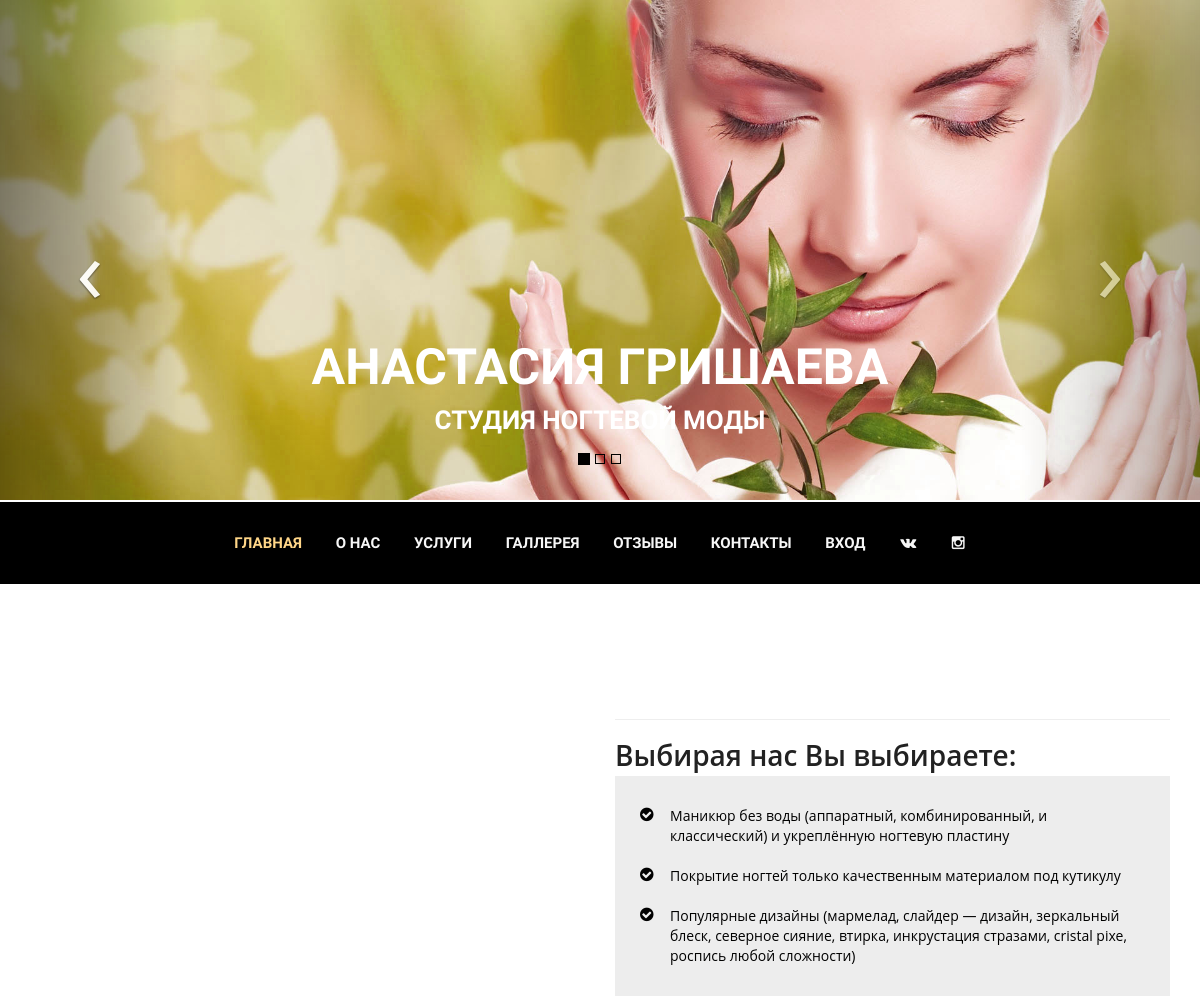
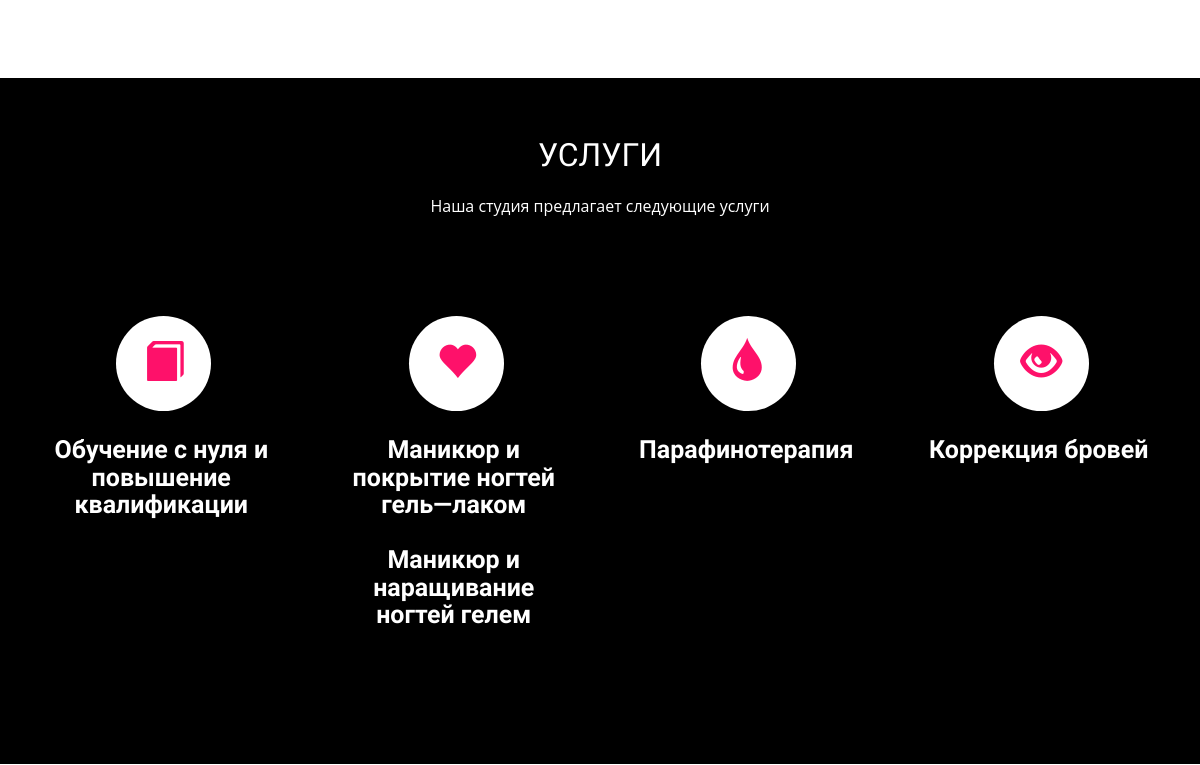
/ (upper part), run on an earlier commit of the app's database (2 pictures, top to bottom).
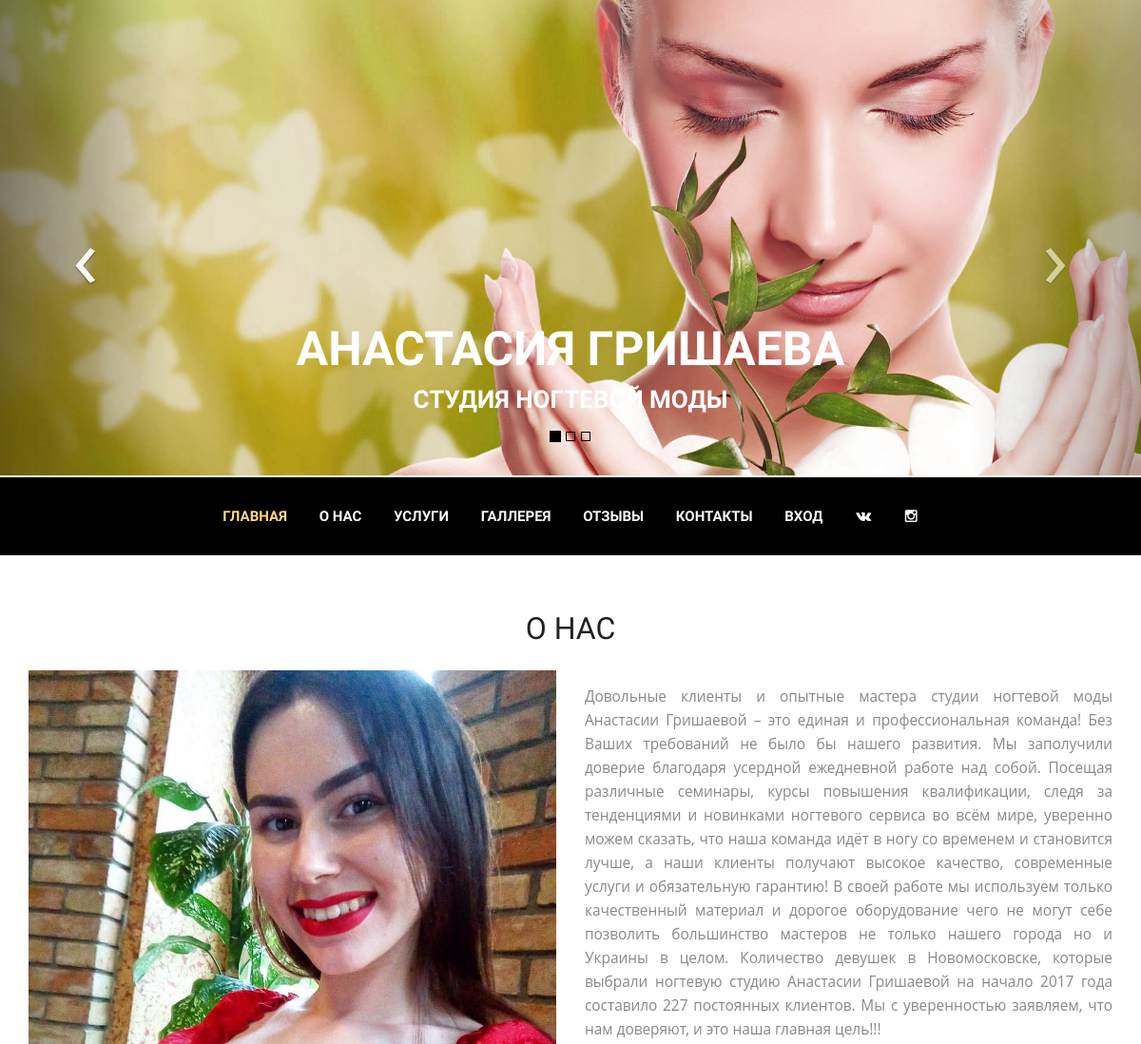
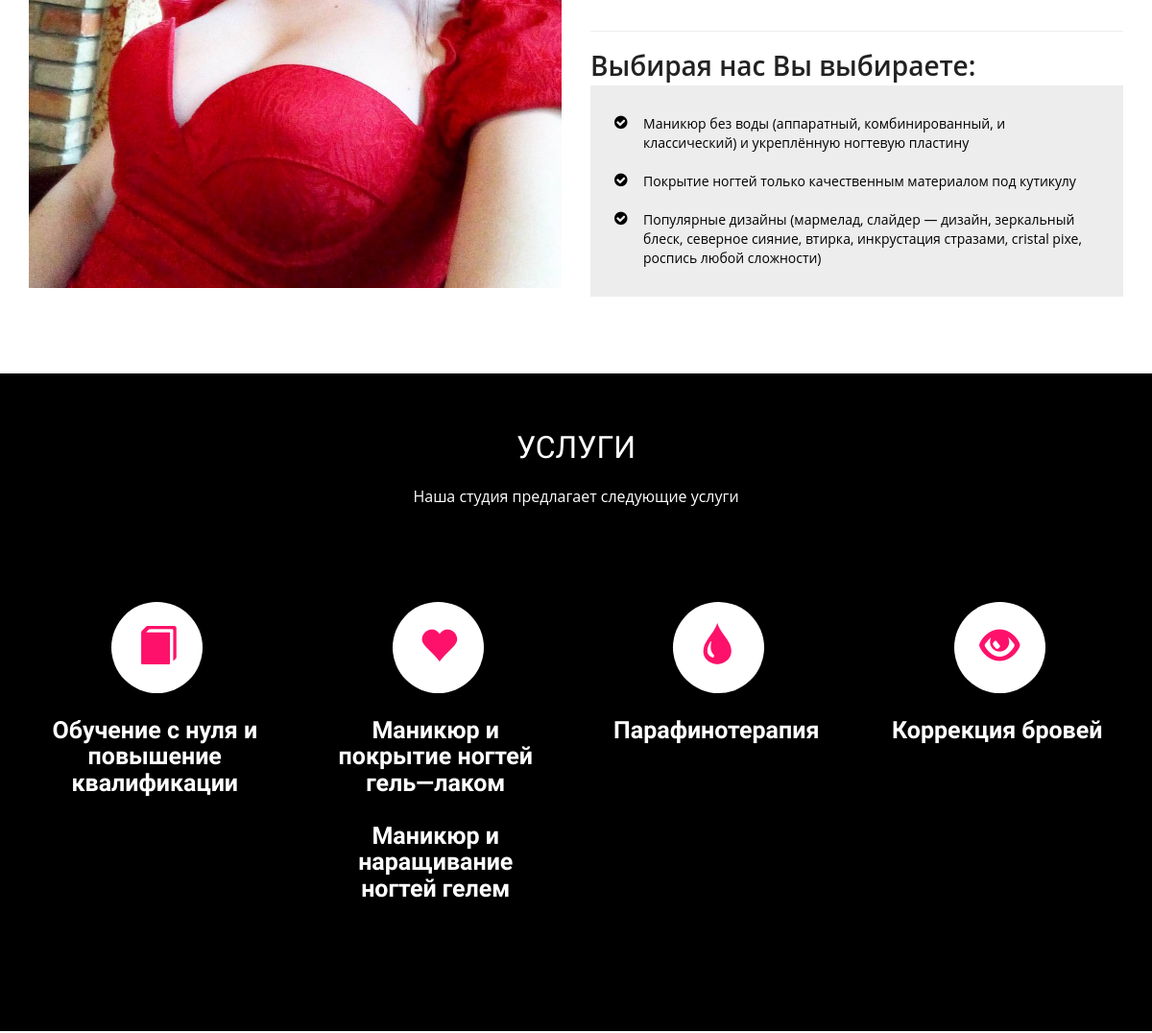
And on a later commit of the database (2 pictures, top to bottom).
### gallery/models.py (models this page shows, shortened)
class HeadImage(models.Model):
    image = models.ImageField(verbose_name="Изображение", upload_to="photos")
    title = models.CharField(verbose_name='Название', max_length=50)
    description = models.CharField(blank=True, verbose_name="Краткое описание", max_length=250,  null=True)
    class Meta:
        verbose_name = "Изображение в карусели"
        verbose_name_plural = "Изображения в карусели"

### landing/models.py (models this page shows, shortened)
class Address(models.Model):
    city = models.CharField(max_length=100, verbose_name='Город')
    street = models.CharField(max_length=100, verbose_name='Улица')
    building = models.CharField(max_length=100, verbose_name='Здание/дом')
    additional = models.CharField(blank=True, max_length=200, verbose_name='Дополнительая информация')
    office = models.CharField(max_length=250, verbose_name='Офис')
    phone = models.CharField(max_length=25, verbose_name='Телефон', unique=True)
    map_latitude = models.FloatField(blank=True, help_text='Для карты', null=True, verbose_name='Широта')
    map_longitude = models.FloatField(blank=True, help_text='Для карты', null=True, verbose_name='Долгота')
    vk = models.CharField(blank=True, max_length=250, null=True, verbose_name="VK")
    instagram = models.CharField(blank=True, null=True, max_length=250, verbose_name="Instagram")
    class Meta:
        verbose_name_plural = 'Адреса'
        verbose_name = 'Адрес'

class Section(models.Model):
    title = models.CharField(max_length=100, verbose_name='Заголовок')
    image = models.ImageField(blank=True, null=True, verbose_name='Изображение', upload_to='section')
    content = models.TextField(verbose_name='Содержимое раздела')
    class Meta:
        verbose_name_plural = 'Разделы'
        verbose_name = 'Раздел'

### landing/views.py (the view)
# urls.py: url(r'^$', views.landing, name='landing'),
def landing(request):
    if request.is_ajax():
        return JsonResponse({'status': 'error',
                             'user': 'nobody',
                             'message': "Don't support ajax request"})
    photos = list(Photo.objects.all())
    shuffle(photos)
    comments = list(FeedBack.objects.filter(checked=True))
    shuffle(comments)
    head_images = HeadImage.objects.all()
    order_form = OrderForm()
    if request.user.is_authenticated():
        last = Order.objects.order_by('-timestamp').filter(client=request.user).filter(phone__isnull=False).first()
        if last:
            order_form = OrderForm(initial={'phone': last.phone})
    context = {  # "form_client": form_client,
        'address' : Address.objects.first(),
        'about': Section.objects.first(),
        "login_form": AuthenticationForm(),
        'register_form': UserFormView(),
        'order_form': order_form,
        'feedback_form': FeedBackForm(),
        'head_images': head_images,
        'photos': photos[:8],
        "comments": comments[:5]}
    return render(request, 'landing/index.html', context)

### orders/models.py (called while the page is built)
    def __str__(self):
        return "Мастер: {} {} тел: {}".format(self.first_name, self.last_name, self.phone)

### templates/landing/index.html (shortened to what this page needs)
{% extends "base.html" %}
{% load staticfiles %}
{% load crispy_forms_tags %}
{% load thumbnail %}
{% block content %}
    {% include "include/carousel.html" %}
    {% include "include/header.html" %}
    {% include "include/about.html" %}
    {% include "include/service.html" %}
{% endblock %}

### templates/base.html (shortened to what this page needs)
<!doctype html>
{% load staticfiles %}
{% load crispy_forms_tags %}
<html lang="{{ LANGUAGE_CODE }}">
<head>
    <link rel="stylesheet" href="{% static 'landing/css/bootstrap.min.css' %}">
    <link rel="stylesheet" href="{% static 'landing/css/bootstrap-datetimepicker.min.css' %}">
    <link rel="stylesheet" href="{% static "landing/js/fancybox/jquery.fancybox.css" %}" type="text/css"
          media="screen"/>
    <link href="{% static "landing/css/font-awesome.css" %}" rel="stylesheet" type="text/css">
    <link href="{% static "landing/css/animate.css" %}" rel="stylesheet" type="text/css">
    <link href="{% static "landing/css/style.css" %}" rel="stylesheet" type="text/css">
</head>
<body>
{% block content %}{% endblock %}
</body>
</html>

### templates/include/carousel.html (shortened to what this page needs)
{% load staticfiles %}
<div id="carousel" class="carousel slide carousel-fade" data-ride="carousel">
    <ol class="carousel-indicators">
        <li data-target="#carousel" data-slide-to="0" class="active"></li>
        <li data-target="#carousel" data-slide-to="1"></li>
        <li data-target="#carousel" data-slide-to="2"></li>
    </ol>
    <div class="carousel-inner">
        {% for img in head_images %}
            {% if forloop.first %}
                <div class="active item">
            {% else %}
                <div class="item">
            {% endif %}
        <div class="caption zoomIn wow animated">
            <h2>{{ img.title }}<br/><strong>{{ img.description|upper }}</strong></h2>
        </div>
        <img class="" src="{{ img.image.url }}" alt="">
        </div>
        {% endfor %}
        <a class="carousel-control left" href="#carousel" data-slide="prev">&lsaquo;</a>
        <a class="carousel-control right" href="#carousel" data-slide="next">&rsaquo;</a>
        </div>
    </div>

### templates/include/header.html (shortened to what this page needs)
{% load staticfiles %}
<header id="header_wrapper">
    <div class="container">
        <div class="header_box">
            <nav class="navbar navbar-inverse" role="navigation">
                <div id="main-nav" class="collapse navbar-collapse navStyle">
                    <ul class="nav navbar-nav" id="mainNav">
                        <li class="active"><a href="{% url "landing" %}#carousel" class="scroll-link">Главная</a></li>
                        <li><a href="{% url "landing" %}#aboutUs" class="scroll-link">О Нас</a></li>
                        <li><a href="{% url "landing" %}#service" class="scroll-link">Услуги </a></li>
                        <li><a href="{% url "landing" %}#Portfolio" class="scroll-link">Галлерея</a></li>
                        <li><a href="{% url "landing" %}#experience" class="scroll-link">Отзывы</a></li>
                        <li><a href="{% url "landing" %}#contact" class="scroll-link">Контакты</a></li>
                        {% if user.is_authenticated %}
                            {% if user.is_superuser %}
                                <li>
                                    <span data-link="/admin" style="cursor: pointer" id="btn-admin-panel"
                                          class="scroll-link">
                                        Админ панель
                                    </span>
                                </li>
                            {% else %}
                                <li><span style="cursor: pointer" id="btn-orders" class="scroll-link">Заказать</span>
                                </li>
                                <li><span style="cursor: pointer" id="btn-feedback"
                                          class="scroll-link">Мои отзывы</span></li>
                            {% endif %}
                            <li><a href="{% url "landing_logout" %}" class="scroll-link new-link">Выход</a></li>
                        {% else %}
                            <li><span style="cursor:pointer" id="enter" class="scroll-link">Вход</span></li>
                        {% endif %}
                        {% if address.vk %}
                            <li class="social">
                                <a class="btn btn-block btn-social btn-vk" href="{{ address.vk }}" title="Вконтакте">
                                    <span class="fa fa-vk"></span>
                                </a>
                            </li>
                        {% endif %}
                        {% if  address.instagram %}
                            <li class="social">
                                <a class="btn btn-block btn-social btn-instagram" href="{{ address.instagram }}"
                                   title="Instagram">
                                    <span class="fa fa-instagram"></span>
                                </a>
                            </li>
                        {% endif %}
                    </ul>
                </div>
            </nav>
        </div>
    </div>
</header>

### templates/include/about.html
{% load staticfiles %}
<section id="aboutUs">
        <div class="inner_wrapper about-us aboutUs-container fadeInLeft animated wow">
            <div class="container">
                <h2>{{ about.title }}</h2>
                <div class="inner_section">
                    <div class="row">
                        <div class="col-md-6">
                            <img height="100" class="img-responsive" src="{{ about.image.url }}" />
                        </div>
                        <div class="col-md-6">
                            <p>{{ about.content|safe }}</p>
                            <hr>
                            <h3>Выбирая нас Вы выбираете:</h3>
                            <ul class="about-us-list">
                                <li class="points">Маникюр без воды (аппаратный, комбинированный, и классический) и
                                    укреплённую ногтевую пластину
                                </li>
                                <li class="points">Покрытие ногтей только качественным материалом под кутикулу</li>
                                <li class="points">Популярные дизайны (мармелад, слайдер — дизайн, зеркальный блеск,
                                    северное сияние, втирка, инкрустация стразами, cristal pixe, роспись любой
                                    сложности)
                                </li>
                            </ul>
                        </div>
                    </div>
                </div>
            </div>
        </div>
    </section>

### templates/include/service.html (shortened to what this page needs)
    <section id="service">
        <div class="container">
            <h2>Услуги</h2>
            <h6>Наша студия предлагает следующие услуги</h6>
            <div class="service_wrapper">
                <div class="row">
                    <div class="col-md-3">
                        <div class="service_icon delay-03s animated wow  zoomIn"><span><i
                                class="glyphicon glyphicon-book"
                                aria-hidden="true"></i></span>
                        </div>
                        <div class="service_block">
                            <h3 class="animated fadeInUp wow">Обучение с нуля и повышение квалификации</h3>
                        </div>
                    </div>
                    <div class="col-md-3">
                        <div class="service_icon icon2  delay-03s animated wow zoomIn"><span><i
                                class="glyphicon glyphicon-heart" aria-hidden="true"></i></span></div>
                        <div class="service_block">
                            <h3 class="animated fadeInUp wow">Маникюр и покрытие ногтей гель—лаком</br></br>Маникюр и
                                наращивание ногтей гелем</h3>
                        </div>
                    </div>
                    <div class="col-md-3">
                        <div class="service_icon icon3  delay-03s animated wow zoomIn"><span><i
                                class="glyphicon glyphicon-tint" aria-hidden="true"></i></span></div>
                        <div class="service_block">
                            <h3 class="animated fadeInUp wow">Парафинотерапия</h3>
                        </div>
                    </div>
                    <div class="col-md-3">
                        <div class="service_icon icon3  delay-03s animated wow zoomIn"><span><i
                                class="glyphicon glyphicon-eye-open" aria-hidden="true"></i></span></div>
                        <div class="service_block">
                            <h3 class="animated fadeInUp wow">Коррекция бровей</h3>
                        </div>
                    </div>
                </div>
            </div>
        </div>
    </section>

### templates/include/portfolio.html (shortened to what this page needs)
{% load staticfiles %}
{% load crispy_forms_tags %}
{% load thumbnail %}

### templates/include/feedback.html (shortened to what this page needs)
{% load staticfiles %}
{% load crispy_forms_tags %}
{% load thumbnail %}

### templates/include/contacts.html (shortened to what this page needs)
{% load staticfiles %}
{% load crispy_forms_tags %}
{% load thumbnail %}
{% load humanize %}
{% load l10n %}

What changed in the data, as far as the page shows it:
added Section: title "О НАС", image (picture), content "Довольные клиенты и опытные мастера студии ногтевой моды Анастасии Гришаевой – это единая и профессиональная команда! Без Ваших требований не было бы нашего развития. Мы заполучили доверие благодаря усердной ежедневной работе над собой. Посещая различные семинары, курсы повышения квалификации, следя за тенденциями и новинками ногтевого сервиса во всём мире, уверенно можем сказать, что наша команда идёт в ногу со временем и становится лучше, а наши клиенты получают высокое качество, современные услуги и обязательную гарантию! В своей работе мы используем только качественный материал и дорогое оборудование чего не могут себе позволить большинство мастеров не только нашего города но и Украины…"
